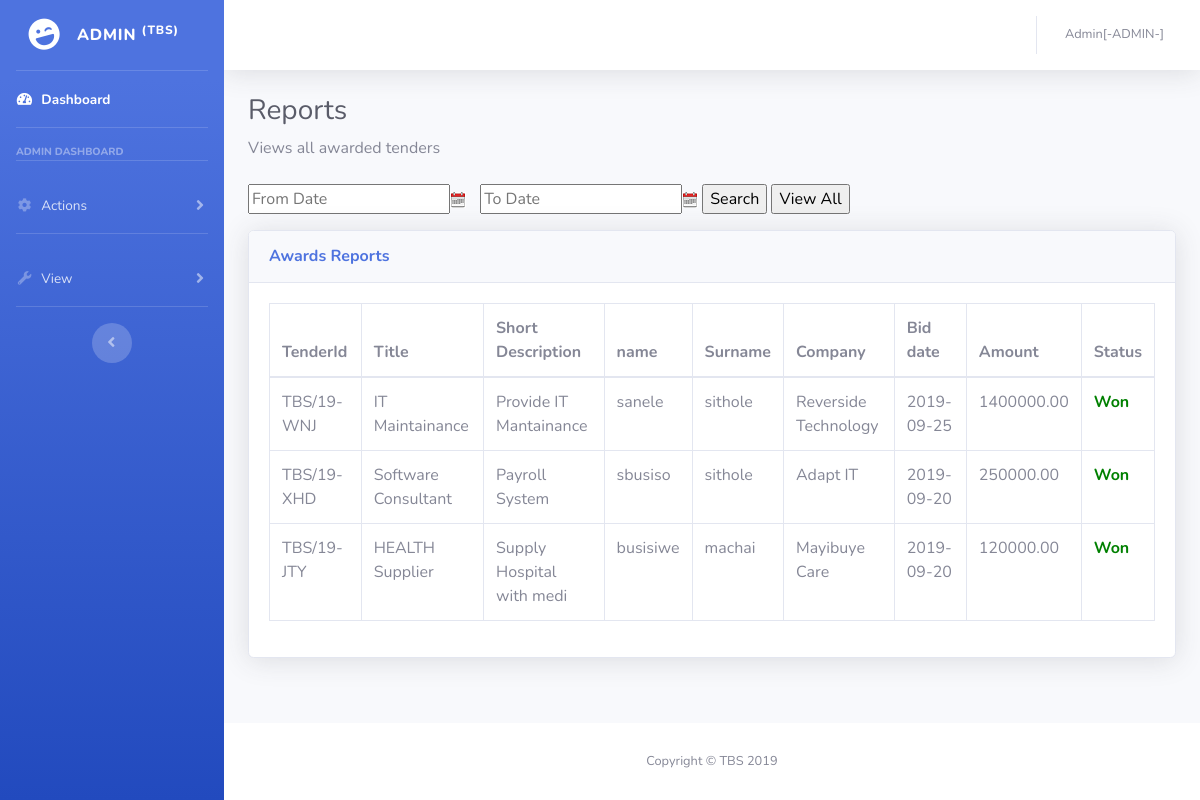
/stats.php (signed in), run on the app's committed database.
### tables this page shows
CREATE TABLE `bid` (
  `bid_no` int(10) NOT NULL,
  `bid_date` varchar(10) NOT NULL,
  `amount` double(10,2) NOT NULL,
  `status` varchar(10) NOT NULL,
  `bidder_id` int(10) NOT NULL,
  `tender_no` varchar(15) NOT NULL
);

CREATE TABLE `tender` (
  `tenderId` varchar(15) NOT NULL,
  `tender_title` varchar(20) NOT NULL,
  `short_description` varchar(50) NOT NULL,
  `full_description` varchar(300) NOT NULL,
  `category` varchar(50) NOT NULL,
  `due_date` varchar(10) NOT NULL,
  `min_budget` double(10,2) NOT NULL,
  `max_budget` double(10,2) NOT NULL,
  `admin_id` int(10) NOT NULL
);

CREATE TABLE `bidder` (
  `id` int(10) NOT NULL,
  `name` varchar(20) NOT NULL,
  `surname` varchar(20) NOT NULL,
  `id_num` bigint(13) NOT NULL,
  `gender` varchar(6) NOT NULL,
  `company` varchar(25) NOT NULL,
  `industry` varchar(30) NOT NULL,
  `email` varchar(30) NOT NULL,
  `contact_no` bigint(10) NOT NULL,
  `user_id` int(10) NOT NULL
);

### stats.php (the view, shortened to what this page needs)
<?php
include("connection.php");
$username = $_SESSION['username'];
?>
<?php
  $post_at = "";
	$post_at_to_date = "";
	$queryCondition = "";
	$sql = "SELECT u.name,u.surname,u.company,b.bid_date,b.amount,b.status,t.tenderId,t.tender_title,t.short_description from bidder u,bid b,tender t WHERE u.id = b.bidder_id AND t.tenderId = b.tender_no AND b.status = 'Won' " . $queryCondition . " ORDER BY b.bid_date desc";
	$result = mysqli_query($con,$sql);
?>
<!DOCTYPE html>
<html lang="en">
<head>
  <link href="vendor/fontawesome-free/css/all.min.css" rel="stylesheet" type="text/css">
  <link href="css/sb-admin-2.min.css" rel="stylesheet">
	<link rel="stylesheet" href="http://code.jquery.com/ui/1.11.4/themes/smoothness/jquery-ui.css">
</head>
<body id="page-top">
  <div id="wrapper">
    <ul class="navbar-nav bg-gradient-primary sidebar sidebar-dark accordion" id="accordionSidebar">
      <a class="sidebar-brand d-flex align-items-center justify-content-center" href="adminReports.php">
        <div class="sidebar-brand-icon rotate-n-15">
          <i class="fas fa-laugh-wink"></i>
        </div>
        <div class="sidebar-brand-text mx-3">ADMIN <sup>(TBS)</sup></div>
      </a>
      <hr class="sidebar-divider my-0">
      <li class="nav-item active">
        <a class="nav-link" href="adminReports.php">
          <i class="fas fa-fw fa-tachometer-alt"></i>
          <span>Dashboard</span></a>
      </li>
      <hr class="sidebar-divider">
      <div class="sidebar-heading">
       Admin Dashboard
      </div>
      <hr class="sidebar-divider">
      <li class="nav-item">
        <a class="nav-link collapsed" href="#" data-toggle="collapse" data-target="#collapseTwo" aria-expanded="true" aria-controls="collapseTwo">
          <i class="fas fa-fw fa-cog"></i>
          <span>Actions</span>
        </a>
      </li>
  <hr class="sidebar-divider">
      <li class="nav-item">
        <a class="nav-link collapsed" href="#" data-toggle="collapse" data-target="#collapseUtilities" aria-expanded="true" aria-controls="collapseUtilities">
          <i class="fas fa-fw fa-wrench"></i>
          <span>View</span>
        </a>
      </li>
      <hr class="sidebar-divider d-none d-md-block">
      <div class="text-center d-none d-md-inline">
        <button class="rounded-circle border-0" id="sidebarToggle"></button>
      </div>
    </ul>
    <div id="content-wrapper" class="d-flex flex-column">
      <div id="content">
        <nav class="navbar navbar-expand navbar-light bg-white topbar mb-4 static-top shadow">
          <ul class="navbar-nav ml-auto">
            <li class="nav-item dropdown no-arrow">
              <a class="nav-link dropdown-toggle" href="#" id="userDropdown" role="button" data-toggle="dropdown" aria-haspopup="true" aria-expanded="false">
                <span class="mr-2 d-none d-lg-inline text-gray-600 small"><?php echo $username."[-ADMIN-]" ?></span>
              </a>
            </li>
          </ul>
        </nav>
             <div class="container-fluid">
<h1 class="h3 mb-2 text-gray-800">Reports</h1>
<p class="mb-4">Views all awarded tenders</p>
<form name="frmSearch" method="post" action="">
	 <p class="search_input">
		<input type="text" placeholder="From Date" id="post_at" name="search[post_at]"  value="<?php echo $post_at; ?>" class="input-control" />
	    <input type="text" placeholder="To Date" id="post_at_to_date" name="search[post_at_to_date]" style="margin-left:10px"  value="<?php echo $post_at_to_date; ?>" class="input-control"  />
		<input type="submit" name="go" value="Search" >
    <input type="button" onclick="window.location='stats.php?id=<?php echo $username; ?>'" value="View All" >
	</p>
<div class="card shadow mb-4">
  <div class="card-header py-3">
    <h6 class="m-0 font-weight-bold text-primary">Awards Reports</h6>
  </div>
  <div class="card-body">
    <div class="table-responsive">
    <table class="table table-bordered" id="dataTable" width="100%" cellspacing="0">
        <thead>
          <tr>
            <th>TenderId</th>
            <th>Title</th>
            <th>Short Description</th>
            <th>name</th>
            <th>Surname</th>
            <th>Company</th>
            <th>Bid date</th>
            <th>Amount</th>
            <th>Status</th>
          </tr>
        </thead>
        <tbody>
        <?php
          if(!empty($result))	 {
	        	while($row = mysqli_fetch_array($result)) {
	      ?>
          <tr>
            <td><?php echo $row['tenderId']; ?></td>
            <td><?php echo $row['tender_title']; ?></td>
            <td><?php echo $row['short_description']; ?></td>
            <td><?php echo $row['name']; ?></td>
            <td><?php echo $row['surname']; ?></td>
            <td><?php echo $row['company']; ?></td>
            <td><?php echo $row['bid_date']; ?></td>
            <td><?php echo $row['amount']; ?></td>
            <td style="color:green;font-weight:bold;"><?php echo $row['status']; ?></td>
           <?php
              }
            }else{
           ?>
           <td>no records</td>
           </tr>
           <?php } ?>
        </tbody>
      </table>
      </form>
    </div>
  </div>
</div>
</div>
      <footer class="sticky-footer bg-white">
        <div class="container my-auto">
          <div class="copyright text-center my-auto">
            <span>Copyright &copy; TBS 2019</span>
          </div>
        </div>
      </footer>
</body>
</html>

### data on the page
bid: tender_no.tenderId "TBS/19-WNJ", tender_no.tender_title "IT Maintainance", tender_no.short_description "Provide IT Mantainance", bidder.name "sanele", bidder.surname "sithole", bidder.company "Reverside Technology", bid_date "2019-09-25", amount "1400000.00", status "Won"
bid: tender_no.tenderId "TBS/19-XHD", tender_no.tender_title "Software Consultant", tender_no.short_description "Payroll System", bidder.name "sbusiso", bidder.surname "sithole", bidder.company "Adapt IT", bid_date "2019-09-20", amount "250000.00", status "Won"
bid: tender_no.tenderId "TBS/19-JTY", tender_no.tender_title "HEALTH Supplier", tender_no.short_description "Supply Hospital with medi", bidder.name "busisiwe", bidder.surname "machai", bidder.company "Mayibuye Care", bid_date "2019-09-20", amount "120000.00", status "Won"

### other printed values
$username "Admin"
